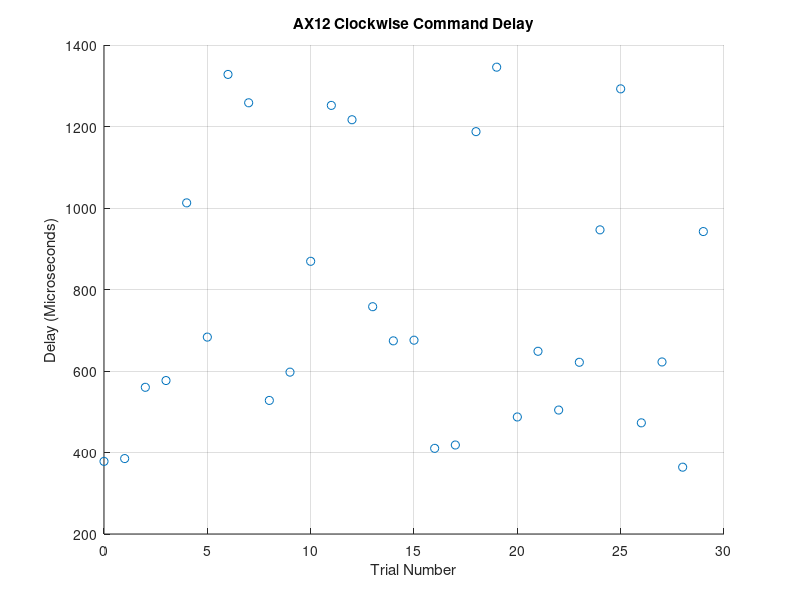

Here is the MATLAB script that generated this plot:
%Scatterplot for Clockwise Command Delay for AX12

clear all
clc
close all

x=linspace(0,29,30);
y=[378.2000
385.1000
560
576.6000
1.0126e+03
683.2000
1.3278e+03
1.2582e+03
527.8000
597.2000
869.2000
1.2518e+03
1.2166e+03
757.8000
674
675.6000
410.2000
418.4000
1.1874e+03
1.3456e+03
487.2000
648.4000
504.2000
621.4000
946.4000
1.2924e+03
472.8000
622.2000
364
942.2000]
;

%b1=x\y;
%yCalc=b1*x;
scatter(x,y)
%hold on
%plot(x,yCalc);
xlabel('Trial Number');
ylabel('Delay (Microseconds)');
title('AX12 Clockwise Command Delay');
grid on;
